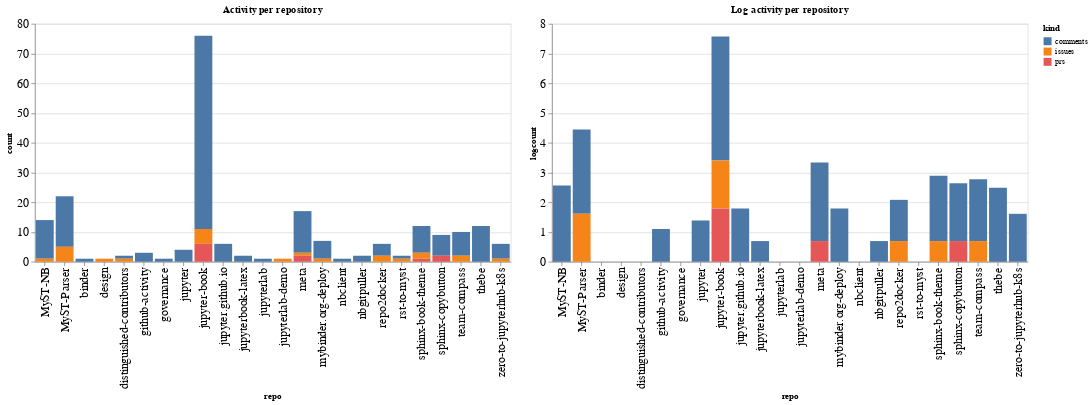

Notebook code cell kept with this figure:
### Code cell
ch1 = alt.Chart(repo_summaries, width=600, title="Activity per repository").mark_bar().encode(
    x='repo',
    y='count',
    color='kind',
    tooltip="kind"
)

ch2 = alt.Chart(repo_summaries, width=600, title="Log activity per repository").mark_bar().encode(
    x='repo',
    y='logcount',
    color='kind',
    tooltip="kind"
)

ch1 | ch2

### Figure 1 — Vega-Lite specification as saved in the notebook (floating-point values rounded to 4 significant figures)
{"config": {"axisLeft": {"labelFontSize": 15}, "axisBottom": {"labelFontSize": 15}}, "hconcat": [{"mark": "bar", "encoding": {"color": {"type": "nominal", "field": "kind"}, "tooltip": {"type": "nominal", "field": "kind"}, "x": {"type": "nominal", "field": "repo"}, "y": {"type": "quantitative", "field": "count"}}, "title": "Activity per repository", "width": 600}, {"mark": "bar", "encoding": {"color": {"type": "nominal", "field": "kind"}, "tooltip": {"type": "nominal", "field": "kind"}, "x": {"type": "nominal", "field": "repo"}, "y": {"type": "quantitative", "field": "logcount"}}, "title": "Log activity per repository", "width": 600}], "data": {"name": "data-eab618d460cc8b9f5e91871a8e233d7d"}, "$schema": "https://vega.github.io/schema/vega-lite/v4.8.1.json", "datasets": {"data-eab618d460cc8b9f5e91871a8e233d7d": [{"repo": "MyST-NB", "kind": "comments", "count": 13, "logcount": 2.565}, {"repo": "MyST-NB", "kind": "issues", "count": 1, "logcount": 0.0}, {"repo": "MyST-Parser", "kind": "comments", "count": 17, "logcount": 2.833}, {"repo": "MyST-Parser", "kind": "issues", "count": 5, "logcount": 1.609}, {"repo": "binder", "kind": "comments", "count": 1, "logcount": 0.0}, {"repo": "design", "kind": "issues", "count": 1, "logcount": 0.0}, {"repo": "distinguished-contributors", "kind": "comments", "count": 1, "logcount": 0.0}, {"repo": "distinguished-contributors", "kind": "issues", "count": 1, "logcount": 0.0}, {"repo": "github-activity", "kind": "comments", "count": 3, "logcount": 1.099}, {"repo": "governance", "kind": "comments", "count": 1, "logcount": 0.0}, {"repo": "jupyter", "kind": "comments", "count": 4, "logcount": 1.386}, {"repo": "jupyter-book", "kind": "comments", "count": 65, "logcount": 4.174}, {"repo": "jupyter-book", "kind": "issues", "count": 5, "logcount": 1.609}, {"repo": "jupyter-book", "kind": "prs", "count": 6, "logcount": 1.792}, {"repo": "jupyter.github.io", "kind": "comments", "count": 6, "logcount": 1.792}, {"repo": "jupyterbook-latex", "kind": "comments", "count": 2, "logcount": 0.6931}, {"repo": "jupyterlab", "kind": "comments", "count": 1, "logcount": 0.0}, {"repo": "jupyterlab-demo", "kind": "issues", "count": 1, "logcount": 0.0}, {"repo": "meta", "kind": "comments", "count": 14, "logcount": 2.639}, {"repo": "meta", "kind": "issues", "count": 1, "logcount": 0.0}, {"repo": "meta", "kind": "prs", "count": 2, "logcount": 0.6931}, {"repo": "mybinder.org-deploy", "kind": "comments", "count": 6, "logcount": 1.792}, {"repo": "mybinder.org-deploy", "kind": "issues", "count": 1, "logcount": 0.0}, {"repo": "nbclient", "kind": "comments", "count": 1, "logcount": 0.0}, {"repo": "nbgitpuller", "kind": "comments", "count": 2, "logcount": 0.6931}, {"repo": "repo2docker", "kind": "comments", "count": 4, "logcount": 1.386}, {"repo": "repo2docker", "kind": "issues", "count": 2, "logcount": 0.6931}, {"repo": "rst-to-myst", "kind": "comments", "count": 1, "logcount": 0.0}, {"repo": "rst-to-myst", "kind": "issues", "count": 1, "logcount": 0.0}, {"repo": "sphinx-book-theme", "kind": "comments", "count": 9, "logcount": 2.197}, {"repo": "sphinx-book-theme", "kind": "issues", "count": 2, "logcount": 0.6931}, {"repo": "sphinx-book-theme", "kind": "prs", "count": 1, "logcount": 0.0}, {"repo": "sphinx-copybutton", "kind": "comments", "count": 7, "logcount": 1.946}, {"repo": "sphinx-copybutton", "kind": "prs", "count": 2, "logcount": 0.6931}, {"repo": "team-compass", "kind": "comments", "count": 8, "logcount": 2.079}, {"repo": "team-compass", "kind": "issues", "count": 2, "logcount": 0.6931}, {"repo": "thebe", "kind": "comments", "count": 12, "logcount": 2.485}, {"repo": "zero-to-jupyterhub-k8s", "kind": "comments", "count": 5, "logcount": 1.609}, {"repo": "zero-to-jupyterhub-k8s", "kind": "issues", "count": 1, "logcount": 0.0}]}}
